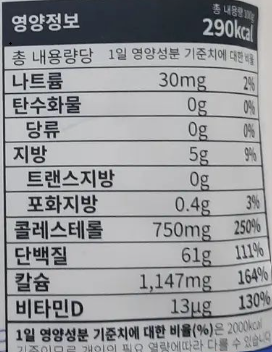
#> input picture backend/uploads/label_sample.png, 272 x 352 px
$ python test_preprocessing.py
#> lines starting #> are read from the running program, lines starting #| are printed output that depends on the picture; after the words box and inside, x2 and y2 are one past the last pixel; in counts of white or black regions, pixels touching at a corner belong together
### backend/ocr/extractor.py
import re
from typing import List, Dict, Optional, Tuple
import numpy as np

# [63 lines left out: functions extract_value, extract_calorie, not called in this run]

def extract_nutrition_info(lines: List[str]) -> Dict[str, float]:
    """
    영양성분표에서 모든 영양성분을 추출하는 함수

    Args:
        lines: OCR로 추출된 텍스트 라인들

    Returns:
        영양성분 정보 딕셔너리
    """
    nutrition_data = {}

    # 영양성분 키워드 매핑
    nutrition_keywords = {
        '열량': ['열량', '칼로리', 'kcal', 'energy', '총열량'],
        '탄수화물': ['탄수화물', 'carbohydrate', 'carb', '당질'],
        '단백질': ['단백질', 'protein', 'pro'],
        '지방': ['지방', 'fat', '지질'],
        '당류': ['당류', 'sugar', 'sugars'],
        '나트륨': ['나트륨', 'sodium', 'na'],
        '포화지방': ['포화지방', 'saturated fat', '포화지방산'],
        '트랜스지방': ['트랜스지방', 'trans fat', '트랜스지방산'],
        '콜레스테롤': ['콜레스테롤', 'cholesterol'],
        '식이섬유': ['식이섬유', 'dietary fiber', '섬유질'],
        '칼슘': ['칼슘', 'calcium', 'ca'],
        '철': ['철', 'iron', 'fe'],
        '칼륨': ['칼륨', 'potassium', 'k'],
        '인': ['인', 'phosphorus', 'p'],
        '비타민a': ['비타민a', 'vitamin a', 'vit a'],
        '비타민c': ['비타민c', 'vitamin c', 'vit c'],
        '비타민d': ['비타민d', 'vitamin d', 'vit d'],
        '비타민e': ['비타민e', 'vitamin e', 'vit e'],
        '비타민b1': ['비타민b1', 'vitamin b1', 'thiamin'],
        '비타민b2': ['비타민b2', 'vitamin b2', 'riboflavin'],
        '니아신': ['니아신', 'niacin'],
        '엽산': ['엽산', 'folate', 'folic acid']
    }

    for nutrition_name, keywords in nutrition_keywords.items():
        value = extract_nutrition_value(lines, keywords)
        if value is not None and value > 0:
            nutrition_data[nutrition_name] = value

    return nutrition_data

def extract_nutrition_value(lines: List[str], keywords: List[str]) -> Optional[float]:
    """
    특정 영양성분의 값을 추출하는 함수

    Args:
        lines: OCR로 추출된 텍스트 라인들
        keywords: 검색할 키워드들

    Returns:
        추출된 값 (실패시 None)
    """
    # OCR 오류 수정 매핑
    replace_map = {
        'O': '0', 'o': '0', 'I': '1', 'l': '1', 'Z': '2', 'S': '5', 'B': '8', 'A': '4',
        'G': '6', 'D': '0', 'd': '0', 'Q': '0', 'q': '0'
    }

    def clean_and_extract_number(text: str) -> Optional[float]:
        """텍스트에서 숫자 추출 및 정리"""
        # 1. OCR 단위 관련 오류 우선 수정 (e.g., "2.69" -> "2.6g")
        text = fix_ocr_unit_errors(text)

        # 2. 쉼표를 소수점으로 변환
        text = text.replace(',', '.')

        # 3. 숫자와 단위를 찾기 위한 정규식
        # 예: "2.6g", "150 kcal", "85mg"
        # 키워드와 값이 한 줄에 같이 있는 경우가 많으므로, 키워드 뒤의 첫번째 숫자를 타겟팅합니다.
        for keyword in keywords:
            if keyword in text.lower():
                # 키워드 이후의 텍스트에서 숫자 검색
                sub_text = text[text.lower().find(keyword) + len(keyword):]
                match = re.search(r'(\d+\.?\d+)', sub_text)
                if match:
                    break
        else:
            # 키워드가 없다면, 텍스트 전체에서 숫자 검색
            match = re.search(r'(\d+\.?\d+)', text)

        if match:
            number_str = match.group(1)
            # 숫자 부분에 대해 OCR 문자 오류 수정
            corrected_number_str = ''.join(replace_map.get(c, c) for c in number_str)
            try:
                return float(corrected_number_str)
            except ValueError:
                return None

        return None

    for i, line in enumerate(lines):
        line_lower = line.lower()

        # 키워드가 포함된 라인 찾기
        if any(keyword in line_lower for keyword in keywords):
            # 현재 라인에서 숫자 추출
            value = clean_and_extract_number(line)
            if value is not None:
                return value

            # 다음 라인에서 숫자 추출 (테이블 형태인 경우)
            if i + 1 < len(lines):
                value = clean_and_extract_number(lines[i + 1])
                if value is not None:
                    return value

            # 이전 라인에서 숫자 추출
            if i > 0:
                value = clean_and_extract_number(lines[i - 1])
                if value is not None:
                    return value

    return None

def fix_ocr_unit_errors(text: str) -> str:
    """
    OCR에서 단위 관련 오류를 수정하는 함수

    Args:
        text: OCR로 추출된 텍스트

    Returns:
        수정된 텍스트
    """
    # g를 9로 잘못 인식한 경우 수정 (예: 2.69 → 2.6g)
    text = re.sub(r'(\d+\.\d+)9\b', r'\1g', text)
    # mg를 m9로 잘못 인식한 경우 수정
    text = re.sub(r'(\d+\.?\d*)m9\b', r'\1mg', text)
    # kcal을 kca1, kcol 등으로 잘못 인식한 경우 수정
    text = re.sub(r'kca[l1]\b', 'kcal', text, flags=re.IGNORECASE)
    return text

# [26 lines left out: function extract_serving_info, not called in this run]

def validate_nutrition_data(nutrition_data: Dict[str, float]) -> Dict[str, float]:
    """
    추출된 영양성분 데이터의 유효성 검증

    Args:
        nutrition_data: 추출된 영양성분 데이터

    Returns:
        검증된 영양성분 데이터
    """
    validated_data = {}

    # 일반적인 영양성분 범위 검증
    validation_rules = {
        '열량': (0, 1000),  # kcal
        '탄수화물': (0, 100),  # g
        '단백질': (0, 50),  # g
        '지방': (0, 50),  # g
        '나트륨': (0, 2000),  # mg
        '당류': (0, 100),  # g
        '포화지방': (0, 30),  # g
        '트랜스지방': (0, 10),  # g
        '콜레스테롤': (0, 500),  # mg
        '식이섬유': (0, 50),  # g
    }

    for nutrient, value in nutrition_data.items():
        if nutrient in validation_rules:
            min_val, max_val = validation_rules[nutrient]
            if min_val <= value <= max_val:
                validated_data[nutrient] = value
        else:
            # 검증 규칙이 없는 영양성분은 그대로 추가
            validated_data[nutrient] = value

    return validated_data

def extract_nutrition_table_region(lines: List[str]) -> List[str]:
    """
    영양성분표 영역만 추출하는 함수

    Args:
        lines: 전체 OCR 텍스트 라인들

    Returns:
        영양성분표 영역의 라인들
    """
    nutrition_table_lines = []
    in_nutrition_table = False

    # 영양성분표 시작/끝 키워드
    start_keywords = ['영양성분표', 'nutrition facts', '영양정보', '영양분석']
    end_keywords = ['원료명', 'ingredients', '알레르기', 'allergen']

    for line in lines:
        line_lower = line.lower()

        # 영양성분표 시작 확인
        if any(keyword in line_lower for keyword in start_keywords):
            in_nutrition_table = True

        # 영양성분표 영역에 있는 경우 라인 추가
        if in_nutrition_table:
            nutrition_table_lines.append(line)

        # 영양성분표 끝 확인
        if any(keyword in line_lower for keyword in end_keywords):
            in_nutrition_table = False

    return nutrition_table_lines

def calculate_daily_values(nutrition_data: Dict[str, float]) -> Dict[str, float]:
    """
    일일 영양소 기준치 대비 백분율 계산

    Args:
        nutrition_data: 영양성분 데이터

    Returns:
        일일 기준치 대비 백분율
    """
    # 한국 영양소 기준치 (2020 한국인 영양소 섭취기준)
    daily_values = {
        '열량': 2000,  # kcal
        '탄수화물': 325,  # g
        '단백질': 55,  # g
        '지방': 44,  # g
        '나트륨': 2000,  # mg
        '당류': 50,  # g
        '포화지방': 22,  # g
        '트랜스지방': 2,  # g
        '콜레스테롤': 300,  # mg
        '식이섬유': 25,  # g
    }

    percentages = {}

    for nutrient, value in nutrition_data.items():
        if nutrient in daily_values:
            percentage = (value / daily_values[nutrient]) * 100
            percentages[f'{nutrient}_dv'] = round(percentage, 1)

    return percentages

### backend/ocr/preprocess.py
#이미지 처리 전담

import cv2
import numpy as np
from typing import Optional, Tuple

def preprocess_image(image_path: str, method: str = "adaptive") -> Optional[np.ndarray]:
    """
    OCR을 위한 이미지 전처리 함수

    Args:
        image_path: 이미지 파일 경로
        method: 전처리 방법 ("adaptive", "otsu", "gaussian", "multi_scale")

    Returns:
        전처리된 이미지 또는 None
    """
    image = cv2.imread(image_path)
    if image is None:
        return None

    # 이미지 크기 조정 (너무 크거나 작은 경우)
    height, width = image.shape[:2]
    if width > 2000:
        scale = 2000 / width
        new_width = int(width * scale)
        new_height = int(height * scale)
        image = cv2.resize(image, (new_width, new_height))

    # 노이즈 제거
    denoised = cv2.fastNlMeansDenoisingColored(image, None, 10, 10, 7, 21)

    # 그레이스케일 변환
    gray = cv2.cvtColor(denoised, cv2.COLOR_BGR2GRAY)

    # 대비 향상
    clahe = cv2.createCLAHE(clipLimit=3.0, tileGridSize=(8, 8))
    enhanced = clahe.apply(gray)

    # 블러 처리로 노이즈 제거
    blurred = cv2.GaussianBlur(enhanced, (3, 3), 0)

    if method == "adaptive":
        return _adaptive_threshold(blurred)
    elif method == "otsu":
        return _otsu_threshold(blurred)
    elif method == "gaussian":
        return _gaussian_threshold(blurred)
    elif method == "multi_scale":
        return _multi_scale_processing(blurred)
    else:
        return _adaptive_threshold(blurred)

def _adaptive_threshold(image: np.ndarray) -> np.ndarray:
    """적응형 임계값 처리"""
    thresh = cv2.adaptiveThreshold(
        image, 255,
        cv2.ADAPTIVE_THRESH_GAUSSIAN_C,
        cv2.THRESH_BINARY, 11, 2
    )

    # 모폴로지 연산으로 노이즈 제거
    kernel = np.ones((1, 1), np.uint8)
    opened = cv2.morphologyEx(thresh, cv2.MORPH_OPEN, kernel)

    # 팽창 연산으로 텍스트 두께 증가
    dilated = cv2.dilate(opened, kernel, iterations=1)

    return dilated

def _otsu_threshold(image: np.ndarray) -> np.ndarray:
    """Otsu 임계값 처리"""
    _, thresh = cv2.threshold(image, 0, 255, cv2.THRESH_BINARY + cv2.THRESH_OTSU)

    # 모폴로지 연산
    kernel = np.ones((2, 2), np.uint8)
    opened = cv2.morphologyEx(thresh, cv2.MORPH_OPEN, kernel)

    return opened

def _gaussian_threshold(image: np.ndarray) -> np.ndarray:
    """가우시안 블러 후 임계값 처리"""
    # 가우시안 블러
    blurred = cv2.GaussianBlur(image, (5, 5), 0)

    # 임계값 처리
    _, thresh = cv2.threshold(blurred, 0, 255, cv2.THRESH_BINARY + cv2.THRESH_OTSU)

    return thresh

def _multi_scale_processing(image: np.ndarray) -> np.ndarray:
    """다중 스케일 처리"""
    # 여러 스케일에서 처리
    scales = [0.8, 1.0, 1.2]
    results = []

    for scale in scales:
        if scale != 1.0:
            h, w = image.shape
            new_h, new_w = int(h * scale), int(w * scale)
            scaled = cv2.resize(image, (new_w, new_h))
        else:
            scaled = image.copy()

        # 각 스케일에서 전처리
        thresh = cv2.adaptiveThreshold(
            scaled, 255,
            cv2.ADAPTIVE_THRESH_GAUSSIAN_C,
            cv2.THRESH_BINARY, 11, 2
        )

        if scale != 1.0:
            # 원본 크기로 복원
            thresh = cv2.resize(thresh, (image.shape[1], image.shape[0]))

        results.append(thresh)

    # 결과들을 평균
    result = np.mean(results, axis=0).astype(np.uint8)

    # 이진화
    _, final = cv2.threshold(result, 127, 255, cv2.THRESH_BINARY)

    return final

def enhance_text_region(image: np.ndarray) -> np.ndarray:
    """텍스트 영역 강화"""
    # 엣지 검출
    edges = cv2.Canny(image, 50, 150, apertureSize=3)

    # 수평선 검출 (영양성분표의 특징)
    horizontal_kernel = cv2.getStructuringElement(cv2.MORPH_RECT, (25, 1))
    horizontal_lines = cv2.morphologyEx(edges, cv2.MORPH_OPEN, horizontal_kernel)

    # 수직선 검출
    vertical_kernel = cv2.getStructuringElement(cv2.MORPH_RECT, (1, 25))
    vertical_lines = cv2.morphologyEx(edges, cv2.MORPH_OPEN, vertical_kernel)

    # 선들을 결합
    lines = cv2.add(horizontal_lines, vertical_lines)

    # 원본 이미지와 결합
    enhanced = cv2.addWeighted(image, 0.7, lines, 0.3, 0)

    return enhanced

def remove_background_noise(image: np.ndarray) -> np.ndarray:
    """배경 노이즈 제거"""
    # 연결 요소 분석
    num_labels, labels, stats, centroids = cv2.connectedComponentsWithStats(image, connectivity=8)

    # 작은 노이즈 제거
    min_size = 50
    cleaned = image.copy()

    for i in range(1, num_labels):  # 0은 배경
        if stats[i, cv2.CC_STAT_AREA] < min_size:
            cleaned[labels == i] = 0

    return cleaned

def deskew_image(image: np.ndarray) -> np.ndarray:
    """이미지 기울기 보정"""
    # 이진화
    _, binary = cv2.threshold(image, 0, 255, cv2.THRESH_BINARY + cv2.THRESH_OTSU)

    # 텍스트 라인 검출
    coords = np.column_stack(np.where(binary > 0))
    angle = cv2.minAreaRect(coords)[-1]

    # 각도 보정
    if angle < -45:
        angle = 90 + angle

    if abs(angle) > 0.5:  # 0.5도 이상 기울어진 경우만 보정
        (h, w) = image.shape[:2]
        center = (w // 2, h // 2)
        M = cv2.getRotationMatrix2D(center, angle, 1.0)
        rotated = cv2.warpAffine(image, M, (w, h), flags=cv2.INTER_CUBIC, borderMode=cv2.BORDER_REPLICATE)
        return rotated

    return image

### backend/test_preprocessing.py
#!/usr/bin/env python3
# -*- coding: utf-8 -*-

import os
import sys
import cv2
import numpy as np
from pathlib import Path

# 현재 디렉토리를 Python 경로에 추가
sys.path.append(os.path.dirname(os.path.abspath(__file__)))

from ocr.preprocess import (
    preprocess_image,
    enhance_text_region,
    remove_background_noise,
    deskew_image
)
from ocr.extractor import (
    extract_nutrition_info,
    extract_nutrition_table_region,
    validate_nutrition_data,
    calculate_daily_values,
    fix_ocr_unit_errors,
    extract_nutrition_value
)

def test_preprocessing_methods(image_path: str):
    """
    다양한 전처리 방법들을 테스트하는 함수

    Args:
        image_path: 테스트할 이미지 경로
    """
    print(f"테스트 이미지: {image_path}")
    print("=" * 50)

    # 원본 이미지 로드
    original = cv2.imread(image_path)
    if original is None:
        print("이미지를 로드할 수 없습니다.")
        return

    print(f"원본 이미지 크기: {original.shape}")

    # 다양한 전처리 방법 테스트
    methods = ["adaptive", "otsu", "gaussian", "multi_scale"]

    for method in methods:
        print(f"\n{method.upper()} 방법 테스트:")

        # 전처리 수행
        processed = preprocess_image(image_path, method)

        if processed is not None:
            # 결과 저장
            output_path = f"test_output_{method}.png"
            cv2.imwrite(output_path, processed)
            print(f"  - 전처리 완료: {output_path}")

            # 이미지 품질 평가 (간단한 메트릭)
            # 텍스트 영역의 대비 계산
            contrast = np.std(processed)
            print(f"  - 대비 (표준편차): {contrast:.2f}")

            # 엣지 밀도 계산
            edges = cv2.Canny(processed, 50, 150)
            edge_density = np.sum(edges > 0) / (edges.shape[0] * edges.shape[1])
            print(f"  - 엣지 밀도: {edge_density:.4f}")
        else:
            print(f"  - 전처리 실패")

    # 추가 전처리 기법들 테스트
    print(f"\n추가 전처리 기법 테스트:")

    # 기본 전처리
    base_processed = preprocess_image(image_path, "adaptive")
    if base_processed is not None:
        # 텍스트 영역 강화
        enhanced = enhance_text_region(base_processed)
        cv2.imwrite("test_enhanced_text.png", enhanced)
        print("  - 텍스트 영역 강화 완료: test_enhanced_text.png")

        # 배경 노이즈 제거
        cleaned = remove_background_noise(base_processed)
        cv2.imwrite("test_cleaned_noise.png", cleaned)
        print("  - 배경 노이즈 제거 완료: test_cleaned_noise.png")

        # 기울기 보정
        deskewed = deskew_image(base_processed)
        cv2.imwrite("test_deskewed.png", deskewed)
        print("  - 기울기 보정 완료: test_deskewed.png")

def test_ocr_unit_error_fix():
    """
    OCR 단위 오류 수정 기능을 테스트하는 함수
    """
    print("\n" + "=" * 50)
    print("OCR 단위 오류 수정 테스트")
    print("=" * 50)

    # 테스트 케이스들
    test_cases = [
        "2.69",  # 2.6g를 2.69로 잘못 인식
        "15.89",  # 15.8g를 15.89로 잘못 인식
        "3.29mg",  # 3.2mg를 3.29mg로 잘못 인식
        "150kca1",  # 150kcal을 150kca1로 잘못 인식
        "25.59",  # 25.5g를 25.59로 잘못 인식
        "0.19",  # 0.1g를 0.19로 잘못 인식
        "12.39",  # 12.3g를 12.39로 잘못 인식
    ]

    print("OCR 오류 수정 테스트:")
    for test_case in test_cases:
        fixed = fix_ocr_unit_errors(test_case)
        print(f"  원본: {test_case} → 수정: {fixed}")

    # 실제 영양성분 추출 테스트
    print(f"\n실제 영양성분 추출 테스트:")

    # OCR 오류가 포함된 샘플 텍스트
    ocr_error_text = [
        "영양성분표",
        "100g당",
        "열량: 150kca1",  # kcal 오류
        "탄수화물: 25.59",  # g 오류
        "단백질: 8.29",  # g 오류
        "지방: 3.19",  # g 오류
        "나트륨: 450mg",
        "당류: 12.39",  # g 오류
        "포화지방: 1.89",  # g 오류
        "트랜스지방: 0.19",  # g 오류
        "콜레스테롤: 15mg",
        "식이섬유: 2.59",  # g 오류
        "원료명: 우유, 설탕..."
    ]

    print("OCR 오류가 포함된 텍스트:")
    for line in ocr_error_text:
        print(f"  {line}")

    # 오류 수정 적용
    corrected_text = [fix_ocr_unit_errors(line) for line in ocr_error_text]

    print(f"\n오류 수정 후 텍스트:")
    for line in corrected_text:
        print(f"  {line}")

    # 영양성분 추출 테스트
    nutrition_lines = extract_nutrition_table_region(corrected_text)
    nutrition_data = extract_nutrition_info(nutrition_lines)

    print(f"\n추출된 영양성분 (오류 수정 후):")
    for nutrient, value in nutrition_data.items():
        print(f"  {nutrient}: {value}")

def test_extraction_with_sample_text():
    """
    샘플 텍스트로 추출 로직을 테스트하는 함수
    """
    print("\n" + "=" * 50)
    print("추출 로직 테스트")
    print("=" * 50)

    # 샘플 영양성분표 텍스트
    sample_text = [
        "영양성분표",
        "100g당",
        "열량: 150 kcal",
        "탄수화물: 25.5g",
        "단백질: 8.2g",
        "지방: 3.1g",
        "나트륨: 450mg",
        "당류: 12.3g",
        "포화지방: 1.8g",
        "트랜스지방: 0.1g",
        "콜레스테롤: 15mg",
        "식이섬유: 2.5g",
        "원료명: 우유, 설탕..."
    ]

    print("샘플 텍스트:")
    for line in sample_text:
        print(f"  {line}")

    # 영양성분표 영역 추출
    nutrition_lines = extract_nutrition_table_region(sample_text)
    print(f"\n영양성분표 영역 ({len(nutrition_lines)}줄):")
    for line in nutrition_lines:
        print(f"  {line}")

    # 영양성분 추출
    nutrition_data = extract_nutrition_info(nutrition_lines)
    print(f"\n추출된 영양성분:")
    for nutrient, value in nutrition_data.items():
        print(f"  {nutrient}: {value}")

    # 데이터 검증
    validated_data = validate_nutrition_data(nutrition_data)
    print(f"\n검증된 영양성분:")
    for nutrient, value in validated_data.items():
        print(f"  {nutrient}: {value}")

    # 일일 기준치 대비 백분율 계산
    daily_values = calculate_daily_values(validated_data)
    print(f"\n일일 기준치 대비 백분율:")
    for nutrient, percentage in daily_values.items():
        print(f"  {nutrient}: {percentage}%")

def main():
    """
    메인 테스트 함수
    """
    print("OCR 전처리 및 추출 로직 테스트")
    print("=" * 50)

    # OCR 단위 오류 수정 테스트
    test_ocr_unit_error_fix()

    # 테스트 이미지 경로
    test_image_path = "uploads/label_sample.png"

    # 이미지가 존재하는지 확인
    if os.path.exists(test_image_path):
        test_preprocessing_methods(test_image_path)
#> in test_preprocessing_methods, original is the input picture: shape (352, 272, 3); mean B, G, R 154.1, 151.2, 149.9
#| 원본 이미지 크기: (352, 272, 3)
#> in preprocess_image, `blurred = cv2.GaussianBlur(enhanced, (3, 3), 0)`:
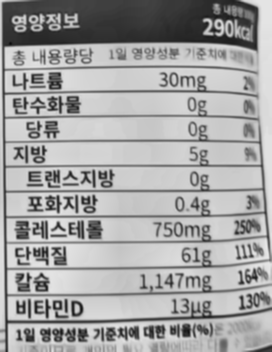
#> blurred: shape (352, 272); min 12, max 231, mean 163.6
#> in _adaptive_threshold, `thresh = cv2.adaptiveThreshold( image, 255, cv2.ADAPTIVE_THRESH_GAUSSI..`:
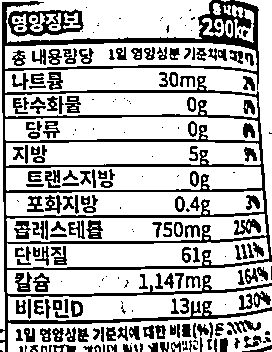
#> thresh: shape (352, 272); 71.6% white; 236 black regions (70 under 20 px), largest, box (x1, y1, x2, y2) and area: (0, 0, 272, 352) 12968, (8, 9, 84, 37) 961, (234, 219, 261, 235) 233
#> in test_preprocessing_methods, `contrast = np.std(processed)`: contrast = 115
#|   - 대비 (표준편차): 114.96
#> in test_preprocessing_methods, `edges = cv2.Canny(processed, 50, 150)`:
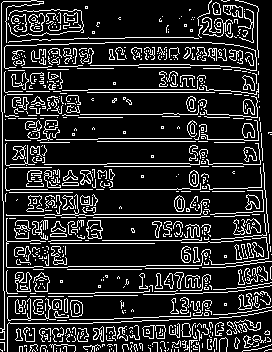
#> edges: shape (352, 272); 16.9% white in thin lines or dots
#> in test_preprocessing_methods, `edge_density = np.sum(edges > 0) / (edges.shape[0] * edges.shape[1])`: edge_density = 0.169
#|   - 엣지 밀도: 0.1687
#> in enhance_text_region, `horizontal_lines = cv2.morphologyEx(edges, cv2.MORPH_OPEN, horizontal_..`: horizontal_lines: shape (352, 272); 3.4% white in thin lines or dots, all inside (x1, y1, x2, y2) = (3, 1, 248, 324)
#> in enhance_text_region, `vertical_lines = cv2.morphologyEx(edges, cv2.MORPH_OPEN, vertical_kern..`: vertical_lines: shape (352, 272); 0.44% white in thin lines or dots
#> in enhance_text_region, `lines = cv2.add(horizontal_lines, vertical_lines)`:
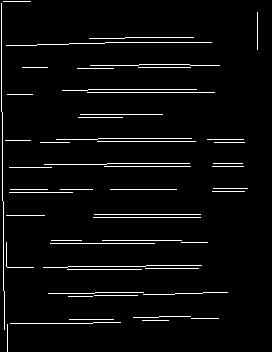
#> lines: shape (352, 272); 3.9% white in thin lines or dots
#> in enhance_text_region, `enhanced = cv2.addWeighted(image, 0.7, lines, 0.3, 0)`:
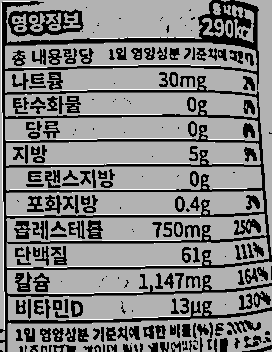
#> enhanced: shape (352, 272); min 0, max 255, mean 130.5
#> in remove_background_noise, `num_labels, labels, stats, centroids = cv2.connectedComponentsWithStat..`:
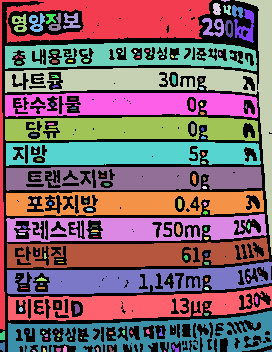
#> labels: shape (352, 272) int32; 146 distinct labels, from 0 to 145; one colour per label, 0 black
#> after the loop in remove_background_noise, `for i in range(1, num_labels):`:
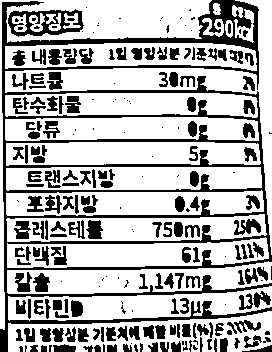
#> cleaned: shape (352, 272); 70.1% white; 235 black regions (69 under 20 px), largest, box (x1, y1, x2, y2) and area: (0, 0, 272, 352) 13342, (8, 9, 84, 37) 961, (234, 219, 261, 235) 250
    else:
        print(f"\n테스트 이미지를 찾을 수 없습니다: {test_image_path}")
        print("uploads 폴더에 테스트 이미지를 넣어주세요.")

    # 텍스트 추출 로직 테스트
    test_extraction_with_sample_text()

    print("\n테스트 완료!")
    print("생성된 파일들을 확인하여 전처리 결과를 비교해보세요.")

if __name__ == "__main__":
    main()
